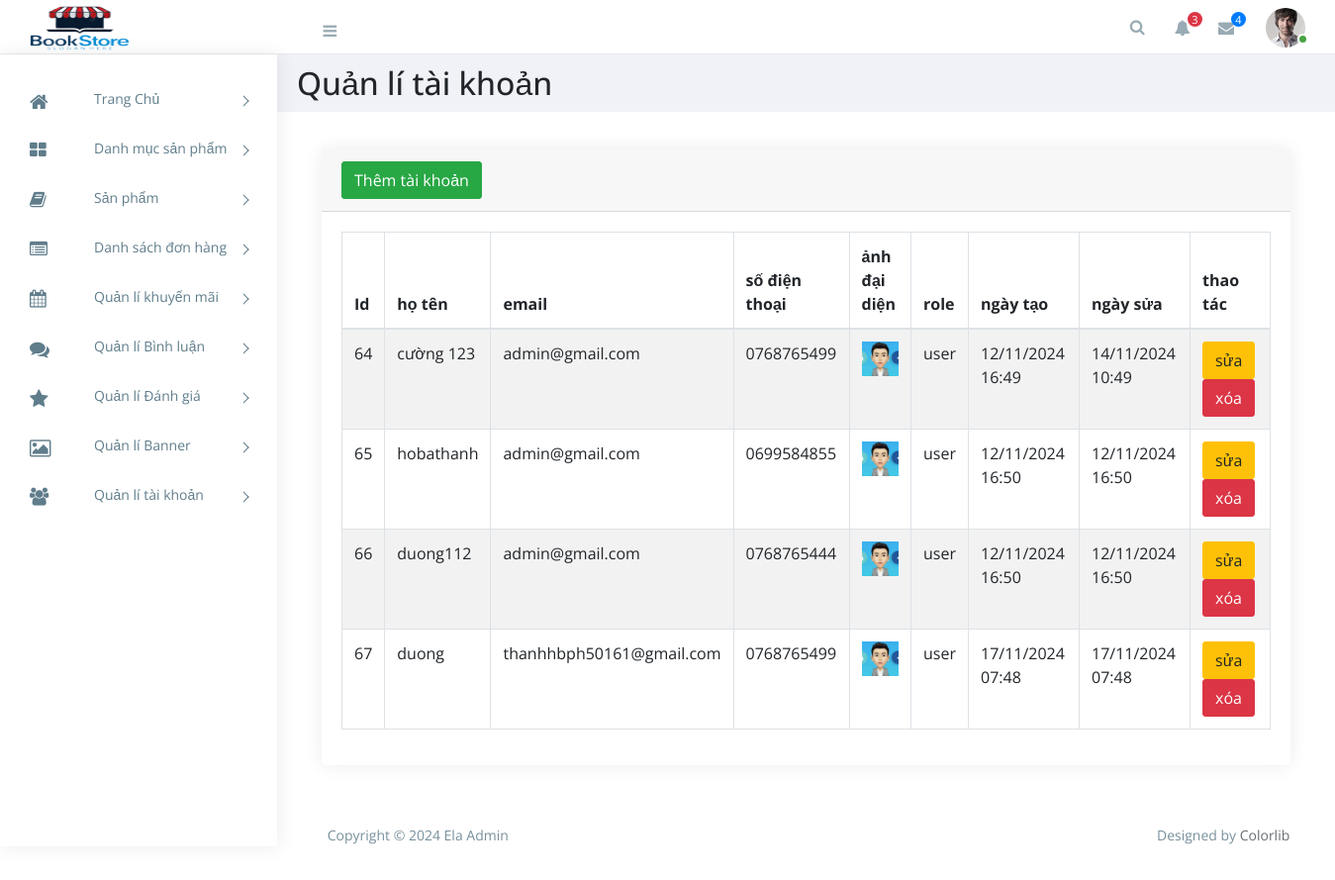
Screenshot of /admin/index.php?act=user with the database file from the repository.
### tables this page shows
CREATE TABLE `users` (
  `id` int NOT NULL,
  `name` varchar(255) NOT NULL,
  `email` varchar(255) NOT NULL,
  `password` varchar(255) NOT NULL,
  `phone` varchar(15) NOT NULL,
  `avatar` varchar(255) NOT NULL,
  `role` enum('user','admin') DEFAULT 'user',
  `created_at` timestamp NULL DEFAULT CURRENT_TIMESTAMP,
  `updated_at` timestamp NULL DEFAULT CURRENT_TIMESTAMP ON UPDATE CURRENT_TIMESTAMP
);

### admin/controllers/UserController.php (called while the page is built, shortened)
<?php
class UserController
{
    private $modelUser;
    public function __construct() {
        $this->modelUser=new User();
    }
    public function views_user() {
        $users = $this->modelUser->getAll();
        require_once './views/user/listuser.php';
    }
}
?>

### commons/core.php (called while the page is built, shortened)
<?php
function connectDB() {
    $host = DB_HOST;
    $port = DB_PORT;
    $dbname = DB_NAME;
    try {
        $conn = new PDO("mysql:host=$host;port=$port;dbname=$dbname", DB_USERNAME, DB_PASSWORD);
        $conn->setAttribute(PDO::ATTR_ERRMODE, PDO::ERRMODE_EXCEPTION);
        $conn->setAttribute(PDO::ATTR_DEFAULT_FETCH_MODE, PDO::FETCH_ASSOC);
        return $conn;
    } catch (PDOException $e) {
        echo ("Connection failed: " . $e->getMessage());
    }
}
?>

### admin/models/User.php (called while the page is built, shortened)
<?php
class User
{
    private $conn;
    public function __construct() {
        $this->conn=connectDB();
    }
    public function getAll() {
    try{
        $sql = "SELECT * FROM users WHERE role = 'user' ORDER BY id ASC";
        $stmt = $this->conn->prepare($sql);
        $stmt->execute();
        return $stmt->fetchAll();
    }catch (PDOException $e) {
        echo "Connection failed: " . $e->getMessage();
    }
    }
}
?>

### admin/views/user/listuser.php (the view, shortened to what this page needs)
<div class="container-fluid">
        <section class="content-header">
            <div class="container-fluid">
              <div class="row mb-2">
                <div class="col-sm-6" style="padding:10px 5px;">
                  <h2>Quản lí tài khoản</h2>
                </div>
              </div>
            </div>
          </section>
          <section class="content">
                  <div class="card">
                  <div class="card-header">
                      <a href="<?= BASE_URL_ADMIN . '?act=add-user' ?>" class="btn btn-success">Thêm tài khoản</a>
                    </div>
                    <div class="card-body">
                      <table id="example1" class="table table-bordered table-striped">
                        <thead>
                          <tr>
                            <th>Id</th>
                            <th>họ tên</th>
                            <th>email</th>
                            <th>số điện thoại</th>
                            <th>ảnh đại diện</th>
                            <th>role</th>
                            <th>ngày tạo </th>
                            <th>ngày sửa</th>
                            <th>thao tác</th>
                          </tr>
                        </thead>
                        <tbody>
                          <?php foreach($users as $user){ ?>
                            <tr>
                              <td><?= $user['id'] ?></td>
                              <td><?= $user['name'] ?></td>
                              <td><?= $user['email'] ?></td>
                              <td><?= $user['phone'] ?></td>
                              <td>
                                <img src="<?= $user['avatar'] ?>" style="width:100px" alt="" >
                              </td>
                              <td><?= $user['role'] ?></td>
                              <td><?= date('d/m/Y H:i', strtotime($user['created_at']))?></td>
                              <td><?= date('d/m/Y H:i', strtotime($user['updated_at'] ))?></td>
                              <td>
                                <a href="<?= BASE_URL_ADMIN . '?act=edit-user&id=' . $user['id'] ?>">
                                  <button class="btn btn-warning">sửa</button>
                                </a>
                                <a href="<?= BASE_URL_ADMIN . '?act=delete-user&id=' . $user['id'] ?>">
                                  <button class="btn btn-danger" onclick="return confirm('bạn có muốn xóa không ?')"> xóa</button>
                                </a>
                              </td>
                            </tr>
                        <?php } ?>
                        </tbody>
                      </table>
                    </div>
                  </div>
                </div>
              </div>

### admin/assets/css/style.css (style rules this page uses)
body { display: table; font-family: "Open Sans", sans-serif; font-size: 16px; width: 100%; }
a, button { text-decoration: none; outline: none !important; color: #878787; -webkit-transition: all 0.25s ease; transition: all 0.25s ease; }
h1, h2, h3, h4, h5, h6 { margin: 0; }
img { max-width: 100%; }
.btn, button, input, textarea { -webkit-box-shadow: none; box-shadow: none; outline: 0 !important; }
.btn { border-radius: 3px; }
.content { float: left; padding: 1.875em; width: 100%; }
.card { margin-bottom: 1.875em; border-radius: 5px; padding: 0; border: 0px solid transparent; -webkit-box-shadow: 0 0 20px rgba(0, 0, 0, 0.08); box-shadow: 0 0 20px rgba(0, 0, 0, 0.08); }
.card .card-body { float: left; padding: 1.25em; position: relative; width: 100%; }
.btn, .button { display: inline-block; font-weight: 400; text-align: center; white-space: nowrap; vertical-align: middle; -webkit-transition: all .15s ease-in-out; transition: all .15s ease-in-out; border-radius: 3; cursor: pointer; }
@media (max-width: 1368px) { .card-body { padding: 15px; } }

### rows the page displays
users: id "64", name "cường 123", email "admin@gmail.com", phone "0768765499", avatar (placeholder picture), role "user", created_at "12/11/2024 16:49", updated_at "14/11/2024 10:49"
users: id "65", name "hobathanh", email "admin@gmail.com", phone "0699584855", avatar (placeholder picture), role "user", created_at "12/11/2024 16:50", updated_at "12/11/2024 16:50"
users: id "66", name "duong112", email "admin@gmail.com", phone "0768765444", avatar (placeholder picture), role "user", created_at "12/11/2024 16:50", updated_at "12/11/2024 16:50"
users: id "67", name "duong", email "thanhhbph50161@gmail.com", phone "0768765499", avatar (placeholder picture), role "user", created_at "17/11/2024 07:48", updated_at "17/11/2024 07:48"
